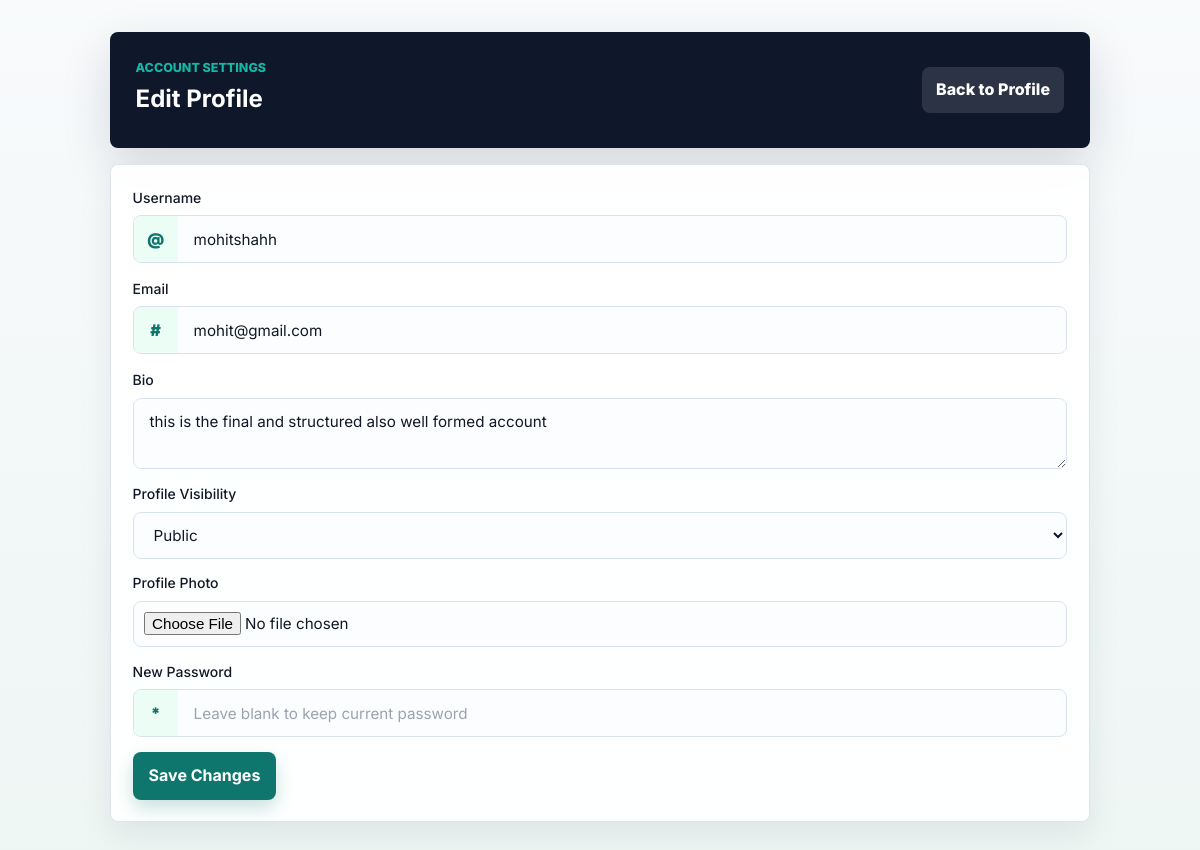
Screenshot of /profile_edit.php (signed in) with the database file from the repository.
### tables this page shows
CREATE TABLE `users` (
  `id` int(11) NOT NULL,
  `username` varchar(50) DEFAULT NULL,
  `email` varchar(100) DEFAULT NULL,
  `password` varchar(255) DEFAULT NULL,
  `bio` text DEFAULT NULL,
  `privacy` varchar(10) DEFAULT 'public',
  `name` varchar(100) DEFAULT NULL,
  `profile_pic` varchar(255) DEFAULT 'default.png',
  `status` int(11) DEFAULT 0,
  `token` varchar(255) DEFAULT NULL,
  `reset_token` varchar(255) DEFAULT NULL
);

### profile_edit.php (the view, shortened to what this page needs)
<?php
include "config.php";
$user=$_SESSION['user'];
$safe_user=mysqli_real_escape_string($conn,$user);
$result=mysqli_query($conn,"SELECT * FROM users WHERE username='$safe_user'");
$row=mysqli_fetch_assoc($result);
?>
<link rel="stylesheet" href="style.css">
<main class="app-page profile-page">
    <section class="page-toolbar">
        <div>
            <p class="eyebrow">Account Settings</p>
            <h2>Edit Profile</h2>
        </div>
        <a class="btn-link btn-muted" href="profile.php">Back to Profile</a>
    </section>
    <form class="profile-edit-form" method="POST" enctype="multipart/form-data">
        <label for="username">Username</label>
        <div class="input-with-icon">
            <span>@</span>
            <input id="username" type="text" name="username" value="<?php echo htmlspecialchars($row['username']); ?>" required>
        </div>
        <label for="email">Email</label>
        <div class="input-with-icon">
            <span>#</span>
            <input id="email" type="email" name="email" value="<?php echo htmlspecialchars($row['email']);?>" required>
        </div>
        <label for="bio">Bio</label>
        <textarea id="bio" name="bio" placeholder="Write your bio..."><?php echo htmlspecialchars($row['bio']);?></textarea>
        <label for="privacy">Profile Visibility</label>
        <select id="privacy" name="privacy" required>
            <option value="public" <?php if(($row['privacy'] ?? "public")=="public") echo "selected"; ?>>Public</option>
        </select>
        <label for="profile_pic">Profile Photo</label>
        <input id="profile_pic" type="file" name="profile_pic">
        <label for="newpass">New Password</label>
        <div class="input-with-icon">
            <span>*</span>
            <input id="newpass" type="password" name="newpass" placeholder="Leave blank to keep current password">
        </div>
        <button type="submit" name="update">Save Changes</button>
    </form>
</main>

### style.css (style rules this page uses)
*, *::before, *::after { box-sizing: border-box; margin: 0; padding: 0; }
h2 { font-size: clamp(1.3rem, 3vw, 1.75rem); font-weight: 700; letter-spacing: -0.3px; }
p { color: var(--text-secondary); }
a { color: var(--primary); text-decoration: none; transition: var(--transition); }
label { display: block; font-size: 0.875rem; font-weight: 500; color: var(--text-primary); margin-bottom: 0.4rem; }
input[type="text"], input[type="email"], input[type="password"], input[type="file"], textarea, select { width: 100%; padding: 0.75rem 1rem; border: 1.5px solid var(--border); border-radius: var(--radius-sm); font-family: inherit; font-size: 0.95rem; color: var(--text-primary); background: var(--bg-card); transition: var(--transition); outline: none; }
input::placeholder, textarea::placeholder { color: var(--text-muted); }
textarea { resize: vertical; min-height: 100px; }
form { background: rgba(255, 255, 255, 0.9); border: 1px solid rgba(148, 163, 184, 0.28); border-radius: 8px; box-shadow: 0 12px 34px rgba(15, 23, 42, 0.08); padding: clamp(1rem, 3vw, 1.35rem); margin-top: 1rem; margin-bottom: 1rem; backdrop-filter: blur(10px); }
input[type="text"], input[type="emial"], input[type="nummber"], input[type="number"], input[type="email"], input[type="password"], input[type="file"], textarea, select { min-height: 46px; margin-bottom: 0.85rem; border-color: #d9e2ef; border-radius: 8px; background: #fbfdff; }
input[type="file"] { padding: 0.65rem; }
textarea { width: 100%; line-height: 1.5; }
button, input[type="submit"] { display: inline-flex; align-items: center; justify-content: center; min-height: 42px; padding: 0.7rem 1rem; border: 0; border-radius: 8px; background: #0f766e; color: #fff; font: inherit; font-weight: 700; cursor: pointer; box-shadow: 0 8px 18px rgba(15, 118, 110, 0.22); transition: transform 0.18s ease, box-shadow 0.18s ease, background 0.18s ease; }
a:not(button a) { font-weight: 700; color: #0f766e; }
body h2 { font-size: 1.5rem; letter-spacing: 0; }
.profile-page { width: min(980px, 100%); margin: 0 auto; }
.profile-hero, .page-toolbar, .profile-grid, .profile-posts, .danger-zone, .profile-edit-form { width: 100%; max-width: 980px; margin-left: auto; margin-right: auto; }
.profile-hero, .page-toolbar { display: flex; align-items: center; gap: 1.25rem; background: #0f172a; color: #fff; border-radius: 8px; padding: clamp(1.1rem, 3vw, 1.6rem); box-shadow: 0 18px 50px rgba(15, 23, 42, 0.14); margin-bottom: 1rem; }
.page-toolbar { justify-content: space-between; }
.profile-summary h2, .page-toolbar h2 { color: #fff; margin: 0.15rem 0 0.25rem; }
.profile-summary p, .page-toolbar p { color: rgba(255,255,255,0.82); }
.eyebrow { margin: 0; text-transform: uppercase; letter-spacing: 0; font-size: 0.78rem; font-weight: 800; color: #14b8a6 !important; }
.btn-link { display: inline-flex; align-items: center; justify-content: center; min-height: 40px; padding: 0.65rem 0.9rem; border-radius: 8px; background: #0f766e; color: #fff !important; font-weight: 800; box-shadow: 0 8px 18px rgba(15, 118, 110, 0.24); }
.btn-muted { background: rgba(255,255,255,0.12); box-shadow: none; }
.panel-form, .profile-edit-form, .danger-zone { background: rgba(255, 255, 255, 0.92); border: 1px solid rgba(148, 163, 184, 0.28); border-radius: 8px; box-shadow: 0 12px 34px rgba(15, 23, 42, 0.08); padding: clamp(1rem, 3vw, 1.35rem); }
.input-with-icon { display: grid; grid-template-columns: 44px minmax(0, 1fr); align-items: center; border: 1.5px solid #d9e2ef; border-radius: 8px; background: #fbfdff; margin-bottom: 0.9rem; overflow: hidden; }
.input-with-icon span { display: grid; place-items: center; height: 100%; min-height: 46px; background: #ecfdf5; color: #0f766e; font-weight: 900; }
.input-with-icon input { border: 0; border-radius: 0; margin-bottom: 0; background: transparent; }
.app-page { width: min(1080px, 100%); margin: 0 auto; }
.app-page, .profile-page, .dashboard-page, .analytics-page, .auth-flow { min-width: 0; }
.btn-link, button, input, textarea, select { max-width: 100%; }
.clean-post, .habit-card-modern, .profile-edit-form, .panel-form, .danger-zone, .smart-form, .stats-strip article, .insight-card, .auth-panel, .profile-hero, .dashboard-hero, .page-toolbar { min-width: 0; }
.clean-post p, .habit-card-modern p, .profile-summary p, .stats-strip strong, .habit-card-top h3, .page-toolbar h2, .dashboard-hero h2 { overflow-wrap: anywhere; }

### rows the page displays
users: username "mohitshahh", email "mohit@gmail.com", bio "this is the final and structured also well formed account", privacy "Public"
